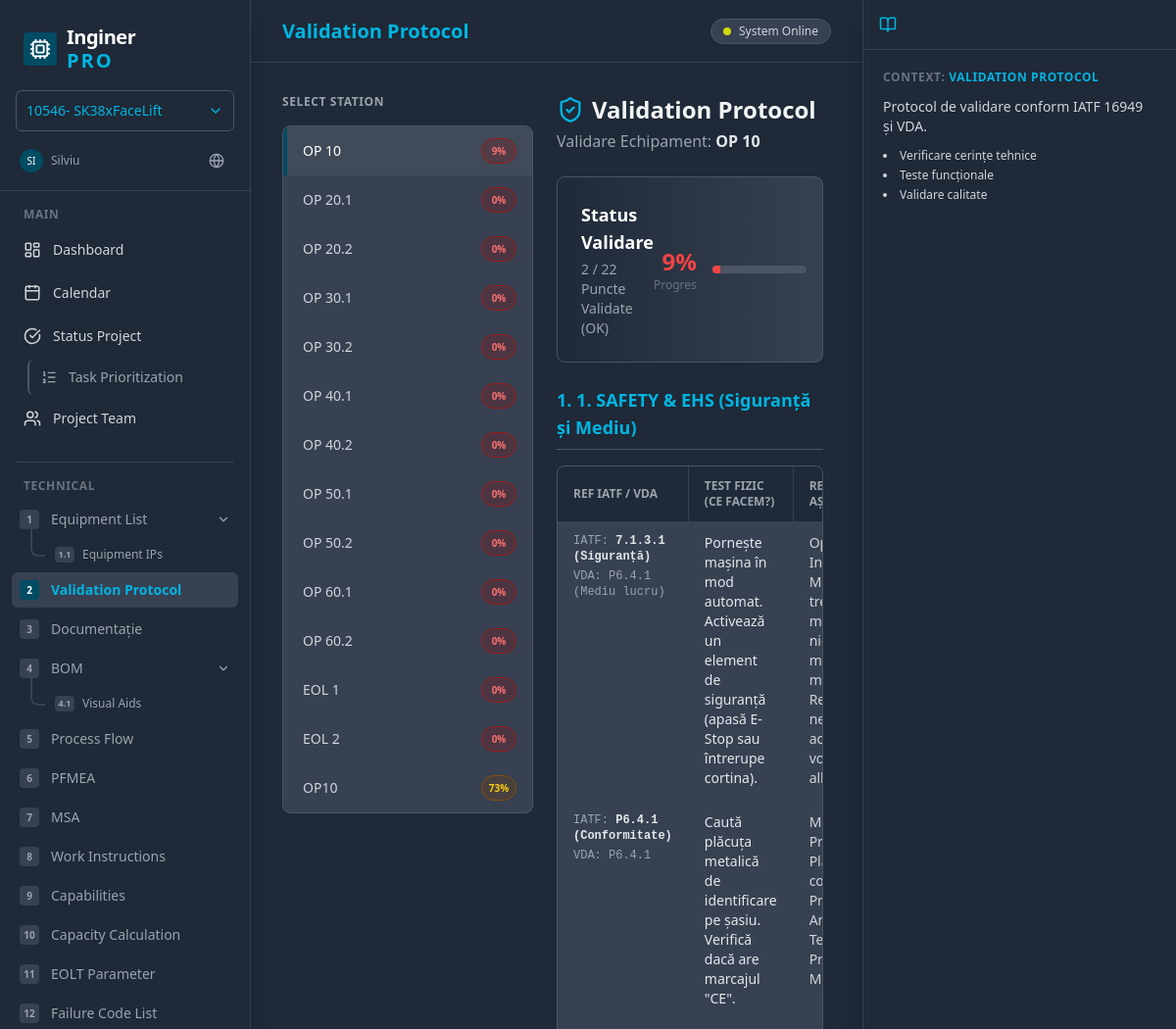
Page /validation/ (upper part) on the earlier database version.
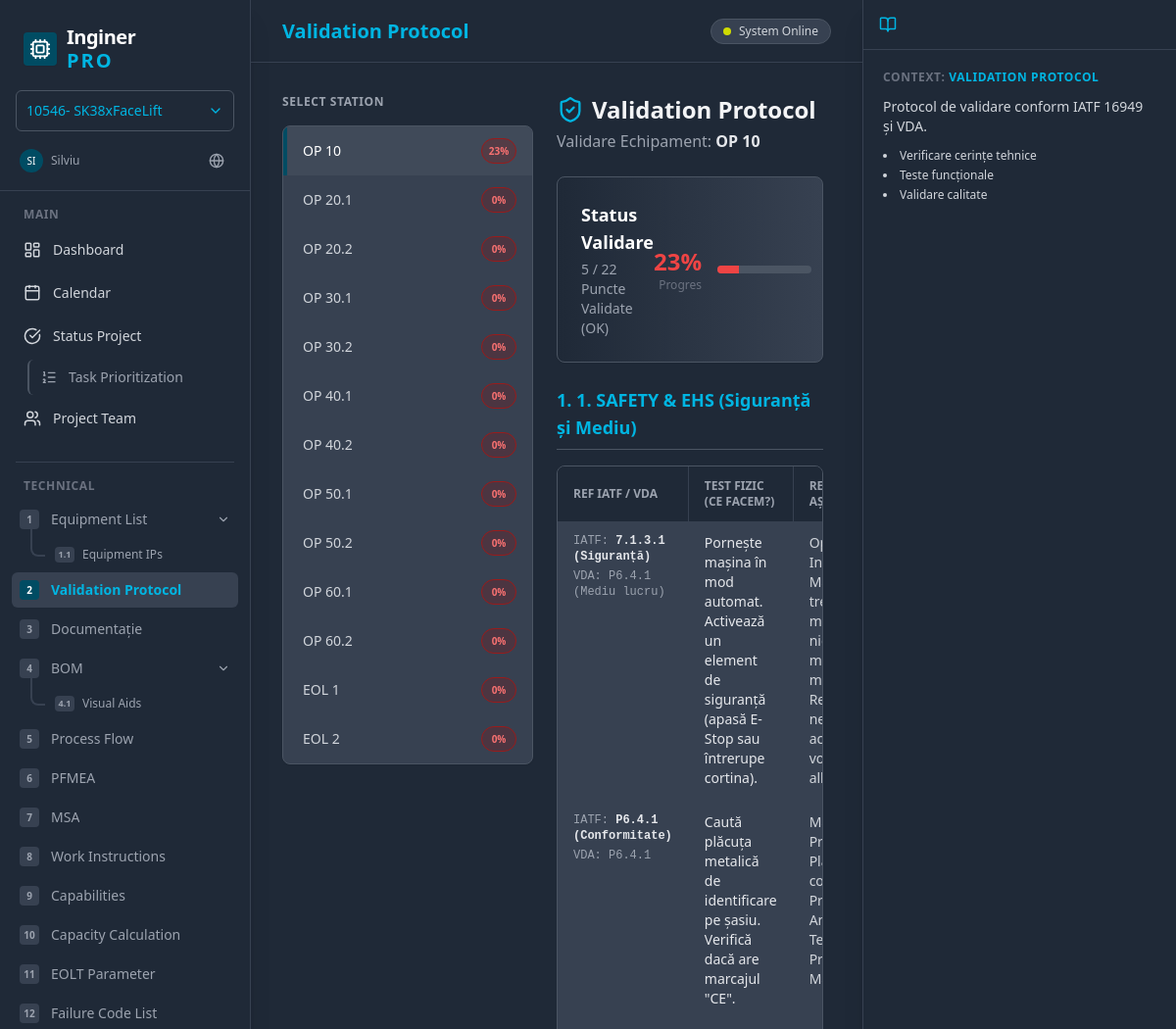
Same page on the later database version.
### core/models.py (models this page shows, shortened)
class Equipment(models.Model):
    OWNER_CHOICES = [
        ('Customer', 'Customer'),
        ('Preh', 'Preh'),
    ]
    station = models.CharField(max_length=50)
    owner = models.CharField(max_length=50, choices=OWNER_CHOICES)
    eq_number = models.CharField(max_length=50, verbose_name="Equipment Number")
    power_supply = models.CharField(max_length=100)
    power_kw = models.CharField(max_length=20, blank=True)
    air_supply_bar = models.CharField(max_length=20, default='no')
    air_supply_diam = models.CharField(max_length=20, default='no')
    height = models.CharField(max_length=50, blank=True, verbose_name="Inaltime [mm]")
    width = models.CharField(max_length=50, blank=True, verbose_name="Latime [mm]")
    length = models.CharField(max_length=50, blank=True, verbose_name="Lungime [mm]")
    weight = models.CharField(max_length=50, blank=True, verbose_name="Greutate [kg]")
    photo_front = models.URLField(blank=True, verbose_name="Front Photo URL")
    photo_tag = models.URLField(blank=True, verbose_name="Tag Photo URL")
    class Meta:
        ordering = ['id']
        verbose_name_plural = "Equipment"
    def get_validation_progress(self):
        from core.models import ValidationChecklistItem
        total_items = ValidationChecklistItem.objects.count()
        if total_items == 0:
            return 0
        ok_count = self.validation_results.filter(status='OK').count()
        return round((ok_count / total_items) * 100)

class ValidationCategory(models.Model):
    code = models.CharField(max_length=50, unique=True)  # e.g., 'safety'
    title = models.CharField(max_length=200)
    order = models.PositiveIntegerField(default=0)
    class Meta:
        ordering = ['order']
        verbose_name_plural = "Validation Categories"

class ValidationChecklistItem(models.Model):
    category = models.ForeignKey(
        ValidationCategory,
        on_delete=models.CASCADE,
        related_name='items'
    )
    ref_iatf = models.CharField(max_length=100, verbose_name="IATF Reference")
    ref_vda = models.CharField(max_length=100, verbose_name="VDA Reference")
    test = models.TextField(verbose_name="Test Description")
    expected = models.TextField(verbose_name="Expected Result")
    example = models.TextField(blank=True, verbose_name="Example")
    order = models.PositiveIntegerField(default=0)
    class Meta:
        ordering = ['category__order', 'order']

### core/views.py (the view)
# urls.py: path('validation/', views.validation, name='validation'),
def validation(request):
    equipment_list = Equipment.objects.all()
    categories = ValidationCategory.objects.prefetch_related('items').all()
    selected_id = request.GET.get('equipment_id')
    if selected_id:
        selected_equipment = get_object_or_404(Equipment, pk=selected_id)
    else:
        selected_equipment = equipment_list.first()
    results = {}
    ok_count = 0
    if selected_equipment:
        for result in selected_equipment.validation_results.all():
            results[result.checklist_item_id] = result.status
            if result.status == 'OK':
                ok_count += 1
    total_items = ValidationChecklistItem.objects.count()
    context = {
        'active_view': 'validation',
        'page_title': 'Validation Protocol',
        'equipment_list': equipment_list,
        'selected_equipment': selected_equipment,
        'categories': categories,
        'results': results,
        'ok_count': ok_count,
        'total_items': total_items,
    }
    return render(request, 'validation_protocol.html', context)

### core/templatetags/validation_extras.py (called while the page is built)
@register.filter
def get_item(dictionary, key):
    if dictionary is None:
        return None
    return dictionary.get(key)

### templates/validation_protocol.html (shortened to what the changed rows need)
{% extends 'base.html' %}
{% load validation_extras %}
{% block content %}
<div class="flex h-full gap-6 pb-10">
    <div class="w-64 flex-shrink-0 flex flex-col gap-2">
        <div
            class="bg-gray-700 rounded-lg border border-gray-600 shadow-sm overflow-hidden flex flex-col max-h-[calc(100vh-200px)] overflow-y-auto">
            {% for equip in equipment_list %}
            <a href="?equipment_id={{ equip.id }}"
                class="text-left px-4 py-3 text-sm font-medium border-l-4 transition-all flex justify-between items-center {% if selected_equipment.id == equip.id %}bg-gray-600/50 border-preh-petrol text-white{% else %}border-transparent text-gray-300 hover:bg-gray-600{% endif %}">
                <span class="truncate">{{ equip.station }}</span>
                {% with progress=equip.get_validation_progress %}
                <span id="sidebar-progress-{{ equip.id }}"
                    class="text-[10px] px-1.5 py-0.5 rounded-full border font-bold min-w-[36px] text-center {% if progress == 100 %}bg-green-900/30 text-green-400 border-green-800{% elif progress >= 50 %}bg-yellow-900/30 text-yellow-400 border-yellow-800{% else %}bg-red-900/30 text-red-400 border-red-800{% endif %}">{{ progress }}%</span>
                {% endwith %}
            </a>
            {% empty %}
            <p class="text-gray-400 text-sm p-4">No equipment found.</p>
            {% endfor %}
        </div>
    </div>
    <div class="flex-1 space-y-6 overflow-y-auto pr-2">
        {% if selected_equipment %}
        <div class="mb-4">
            <h2 class="text-2xl font-bold text-gray-100 flex items-center gap-2">
                <i data-lucide="shield-check" class="w-7 h-7 text-preh-light-blue"></i>
                Validation Protocol
            </h2>
            <p class="text-gray-400 mt-1">Validare Echipament: <span class="font-bold text-gray-200">{{ selected_equipment.station }}</span></p>
        </div>
        {% with progress=selected_equipment.get_validation_progress %}
        <div id="status-card"
            class="bg-gradient-to-r from-gray-800 to-gray-700 p-6 rounded-lg border border-gray-600 flex justify-between items-center shadow-sm">
            <div>
                <h3 class="text-lg font-bold text-white mb-1">Status Validare</h3>
                <p class="text-sm text-gray-400">{{ ok_count|default:0 }} / {{ total_items }} Puncte Validate (OK)</p>
            </div>
            <div class="flex items-center gap-4">
                <div class="text-right">
                    <span
                        class="text-2xl font-bold {% if progress == 100 %}text-green-500{% elif progress >= 50 %}text-yellow-500{% else %}text-red-500{% endif %}">{{ progress }}%</span>
                    <span class="text-xs text-gray-500 block">Progres</span>
                </div>
                <div class="w-24 h-2 bg-gray-600 rounded-full overflow-hidden">
                    <div class="h-full transition-all duration-500 {% if progress == 100 %}bg-green-500{% elif progress >= 50 %}bg-yellow-500{% else %}bg-red-500{% endif %}"
                        style="width: {{ progress }}%;"></div>
                </div>
            </div>
        </div>
        {% endwith %}
        {% for category in categories %}
        <div class="space-y-4">
            <h4 class="font-bold text-lg text-preh-light-blue border-b border-gray-600 pb-2">{{ forloop.counter }}. {{ category.title }}</h4>
            <div class="overflow-x-auto rounded-lg border border-gray-600 shadow-sm">
                <table class="w-full text-sm text-left">
                    <thead class="bg-gray-800 text-gray-400 uppercase text-xs font-semibold">
                        <tr>
                            <th class="px-4 py-3 w-32 border-r border-gray-700">Ref IATF / VDA</th>
                            <th class="px-4 py-3 w-1/4 border-r border-gray-700">Test Fizic (Ce facem?)</th>
                            <th class="px-4 py-3 w-1/4 border-r border-gray-700">Rezultat Așteptat</th>
                        </tr>
                    </thead>
                    <tbody class="divide-y divide-gray-700 bg-gray-700">
                        {% for item in category.items.all %}
                        <tr class="hover:bg-gray-600/50 transition-colors">
                            <td class="px-4 py-3 align-top border-r border-gray-700 font-mono text-xs text-gray-400">
                                <div class="mb-1">IATF: <span class="text-gray-200 font-bold">{{ item.ref_iatf }}</span>
                                </div>
                                <div>VDA: {{ item.ref_vda }}</div>
                            </td>
                            <td class="px-4 py-3 align-top border-r border-gray-700 text-gray-200 font-medium">{{ item.test }}</td>
                            <td class="px-4 py-3 align-top border-r border-gray-700 text-gray-300">{{ item.expected }}
                            </td>
                        </tr>
                        {% endfor %}
                    </tbody>
                </table>
            </div>
        </div>
        {% endfor %}
        {% else %}
        <div class="flex items-center justify-center h-64 text-gray-400">
            <p>Select equipment from the sidebar to begin validation.</p>
        </div>
        {% endif %}
    </div>
</div>
{% endblock %}

Differences in the rows shown:
removed Equipment: station "OP10", get_validation_progress "73"
changed Equipment "OP 10": get_validation_progress "9" → "23"
Other differences:
{{ ok_count|default:0 }}: "2" → "5"
{{ progress }}: "9" → "23"
{{ progress }}: 9 → 23 (drawn)
